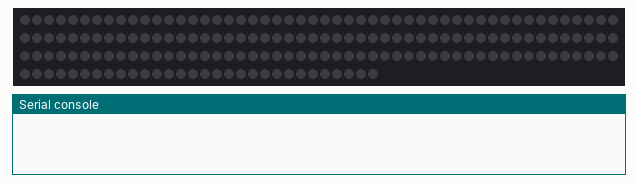
Bench run of a program on a simulated ESP32 board running MicroPython. Parts: 180 RGB LEDs in strip order, left to right, continuing on the next row, the last lines printed to the serial console. Dim RGB values are drawn brighter than linear.

Above: at 0.1 s.
At 2.1 s:
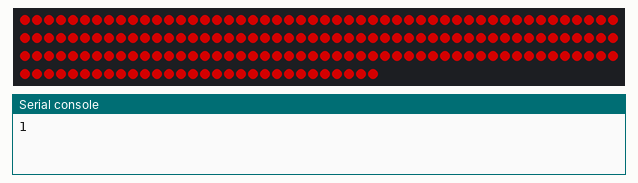
At 4.1 s:
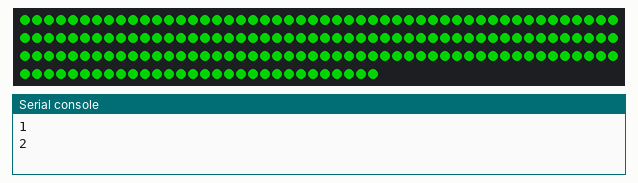
At 6.1 s:
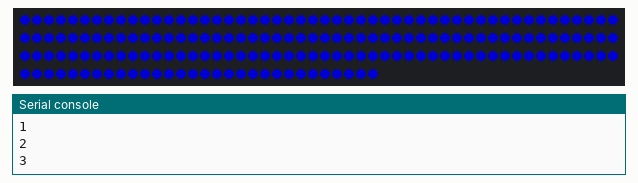

The program:

5-neo3.py
```python
import machine, neopixel
from machine import Timer

np = neopixel.NeoPixel(machine.Pin(14), 180)
tim1 = Timer(1)

counter = 0

def tick(t):
    global counter
    if counter % 3 == 0:
        np.fill((128, 0, 0))
    elif counter % 3 == 1:
        np.fill((0, 128, 0))
    else:
        np.fill((0, 0, 128))
    np.write()
    counter += 1
    print(counter)

tim1.init(period=2000, mode=Timer.PERIODIC, callback=tick)
```

Measured:
- by itself, everything shown: repeats every 6.0 s, in 3 steps
- what the display in image 1 shows lasts 2.0 s, from 2.0 s to 4.0 s
